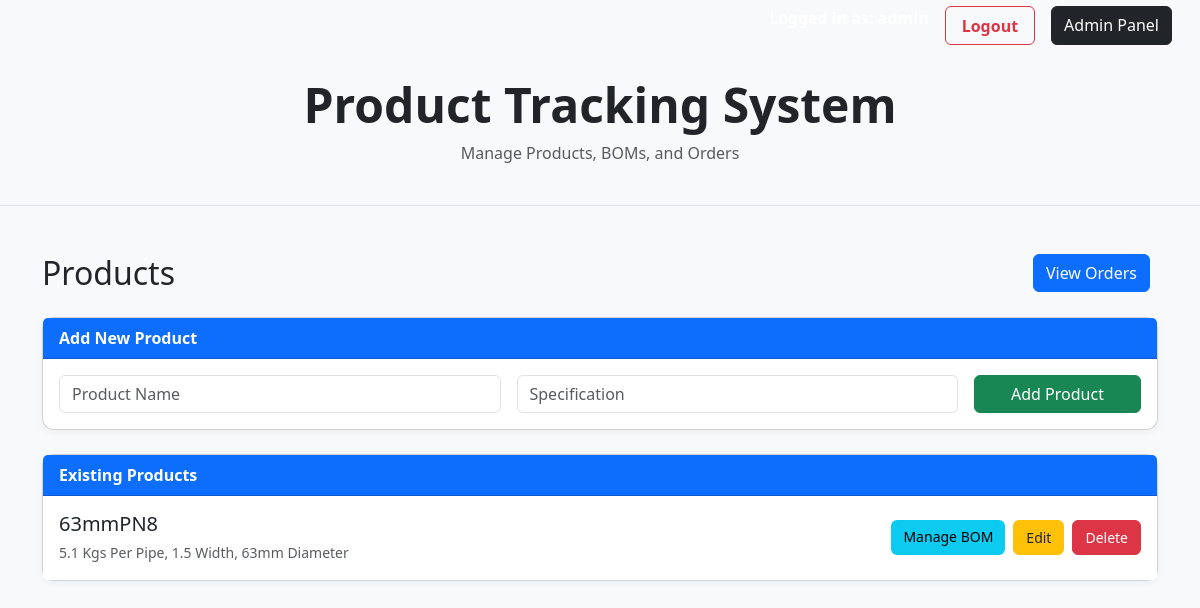
Screenshot of / (signed in) with the database file from the repository.
### app.py (models this page shows)
class Product(db.Model):
    id = db.Column(db.Integer, primary_key=True)
    name = db.Column(db.String(255), nullable=False)
    specification = db.Column(db.Text, nullable=True)

### app.py (the view)
@app.route('/')
@login_required
def index():
    products = Product.query.all()
    return render_template('index.html', products=products)

### app.py (called while the page is built)
@login_manager.user_loader
def load_user(user_id):
    return User.query.get(int(user_id))

### templates/index.html (shortened to what this page needs)
{% extends 'base.html' %}
{% block body %}
<div class="bg-light py-4 mb-4 border-bottom">
    <div class="container text-center">
        <h1 class="display-5 fw-bold">Product Tracking System</h1>
        <p class="text-muted">Manage Products, BOMs, and Orders</p>
    </div>
</div>
<div class="container mt-5">
    <div class="d-flex justify-content-between align-items-center mb-4">
        <h2 class="mb-0">Products</h2>
        <div>
            <a href="{{ url_for('orders') }}" class="btn btn-primary me-2">View Orders</a>
        </div>
    </div>
    <div class="card mb-4">
        <div class="card-header">Add New Product</div>
        <div class="card-body">
            <form method="POST" action="{{ url_for('add_product') }}">
                <div class="row g-3">
                    <div class="col-md-5">
                        <input type="text" class="form-control" name="name" placeholder="Product Name" required>
                    </div>
                    <div class="col-md-5">
                        <input type="text" class="form-control" name="specification" placeholder="Specification">
                    </div>
                    <div class="col-md-2">
                        <button type="submit" class="btn btn-success w-100">Add Product</button>
                    </div>
                </div>
            </form>
        </div>
    </div>
    <div class="card">
        <div class="card-header">Existing Products</div>
        <ul class="list-group list-group-flush">
            {% for product in products %}
            <li class="list-group-item d-flex justify-content-between align-items-center">
                <div>
                    <h5 class="mb-1">{{ product.name }}</h5>
                    <small class="text-muted">{{ product.specification or 'No specification provided' }}</small>
                </div>
                <div class="d-flex gap-2">
                    <a href="{{ url_for('manage_bom', product_id=product.id) }}" class="btn btn-sm btn-info">Manage BOM</a>
                    <a href="{{ url_for('update_product', id=product.id) }}" class="btn btn-sm btn-warning">Edit</a>
                    <form method="POST" action="{{ url_for('delete_product', id=product.id) }}" onsubmit="return confirm('Delete this product?');">
                        <button type="submit" class="btn btn-sm btn-danger">Delete</button>
                    </form>
                </div>
            </li>
            {% endfor %}
        </ul>
    </div>
</div>
{% endblock %}

### static/styles.css (style rules this page uses)
body { font-family: "Segoe UI", sans-serif; background-color: #f8f9fa; margin: 0; padding: 0; color: #212529; }
.btn { border-radius: 6px; font-weight: 500; padding: 0.375rem 0.75rem; }
.btn.btn-info { background-color: #0dcaf0; border: none; }
.btn.btn-warning { color: #212529; }
.card { border-radius: 12px; box-shadow: 0 2px 8px rgba(0, 0, 0, 0.05); }
.card-header { background-color: #0d6efd; color: white; font-weight: 600; }
.list-group-item { padding: 1rem; transition: background-color 0.2s; }

### rows the page displays
Product: name "63mmPN8", specification "5.1 Kgs Per Pipe, 1.5 Width, 63mm Diameter"
